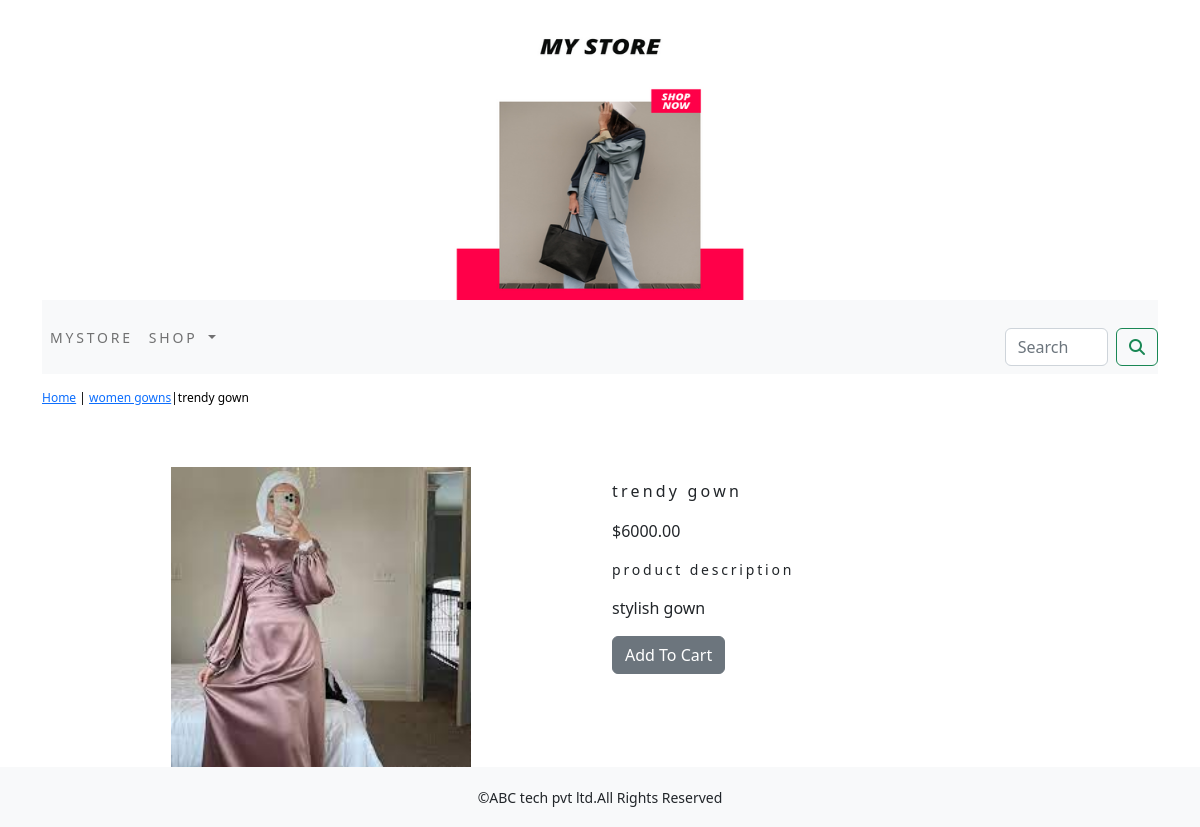
Screenshot of /shop/women-gowns/trendy-gown/ with the database file from the repository.
### ecommerceapp/models.py (models this page shows, shortened)
class Product(models.Model):
    name=models.CharField(max_length=250,unique=True)
    slug=models.SlugField(max_length=250,unique=True)
    description=models.TextField(blank=True)
    price=models.DecimalField(max_digits=10,decimal_places=2)
    category=models.ForeignKey(Category,on_delete=models.CASCADE)
    image=models.ImageField(upload_to='product',blank=True)
    stock=models.IntegerField()
    available=models.BooleanField(default=True)
    created=models.DateTimeField(auto_now_add=True)
    updated=models.DateTimeField(auto_now=True)
    class Meta:
        ordering=('name',)
        verbose_name='product'
        verbose_name_plural='products'

class Category(models.Model):
    name=models.CharField(max_length=250,unique=True)
    slug=models.SlugField(max_length=50,unique=True)
    description=models.TextField(blank=True)
    image=models.ImageField(upload_to='category',blank=True)
    class Meta:
        ordering=('name',)
        verbose_name='category'
        verbose_name_plural='categories'
    def get_url(self):
        return reverse('ecommerceapp:products_by_category',args=[self.slug])
    def __str__(self):
          return '{}'.format(self.name)

### ecommerceapp/views.py (the view)
# urls.py: path('<slug:c_slug>/<slug:product_slug>/',views.proDetail, name='prodCatdetail'),
def proDetail(request,c_slug,product_slug):
    try:
        product=Product.objects.get(category__slug=c_slug,slug=product_slug)
    except Exception as e:
        raise e
    return render(request,'product.html',{'product':product})

### cart_app/context_processors.py (called while the page is built)
def counter(request):
    item_count=0
    if 'admin' in request.path:
        return {}
    else:
        try:
            cart=Cart.objects.filter(cart_id=_cart_id(request))
            cart_items=CartItem.objects.all().filter(cart=cart[:1])
            for cart_item in cart_items:
                item_count += cart_item.quantity
        except Cart.DoesNotExist:
            item_count =0
    return dict(item_count=item_count)

### cart_app/views.py (called while the page is built)
def _cart_id(request):
    cart=request.session.session_key
    if not cart:
        cart=request.session.create()
    return cart

### ecommerceapp/context_processors.py (called while the page is built)
def menu_links(request):
    links=Category.objects.all()
    return dict(links=links)

### templates/product.html (shortened to what this page needs)
{% extends 'base.html' %}
{% load static %}
{% block content %}
<div class="row my_prod_row_class">
    <div class="mx_auto">
        <p><a href="{% url 'ecommerceapp:allProdCat' %}">Home</a> | <a href="{{product.category.get_url}}">{{product.category}}</a>|{{product.name}}</p>
    </div>
</div>
<div class="container">
<br>
<div class="row">
    <div class="col-12 col-sm-12 col-md-12 col-lg-6 text-center">
        <div style="min-width:18rem;">
            <img src="{{product.image.url}}"  style="width:300px;height:300px;" alt="{{product.name}}">
        </div>
    </div>
     <div class="col-12 col-sm-12 col-md-12 col-lg-6 ">
         <div>
         <h1 class="my_prod_title">{{product.name}}</h1>
          <p>${{product.price}}</p>
           <p class="my_title">product description</p>
         <p class="text-justify my_prod_text">{{product.description}}</p>
         {% if product.stock <= 0 %}
         <p class="text-justify my_prod_text"><b>Out of Stock</b></p>
         {% else %}
         <a class="btn btn-secondary" href="{% url 'cart_app:add_cart' product.id %}">Add To Cart</a>
       {% endif %}
  </div>
        </div>
</div>
</div>
{% endblock %}

### static/css/custom.css (style rules this page uses)
body { font-family: 'Roboto', sans-serif; }
.my_title { font-size:14px; text_transform:uppercase; letter-spacing : .2em; }
.my_prod_row_class { padding-top:15px; padding-bottom:20px; }
.my_prod_row_class .mx_auto { color:#000; font-size:12px; text-decoration:none; }
.my_prod_title { font-size:16px; text_transform:uppercase; letter-spacing :.2em; padding-top:15px; padding-bottom:10px; }

### rows the page displays
Product: category "women gowns", name "trendy gown", image (picture), price "6000.00", description "stylish gown"
